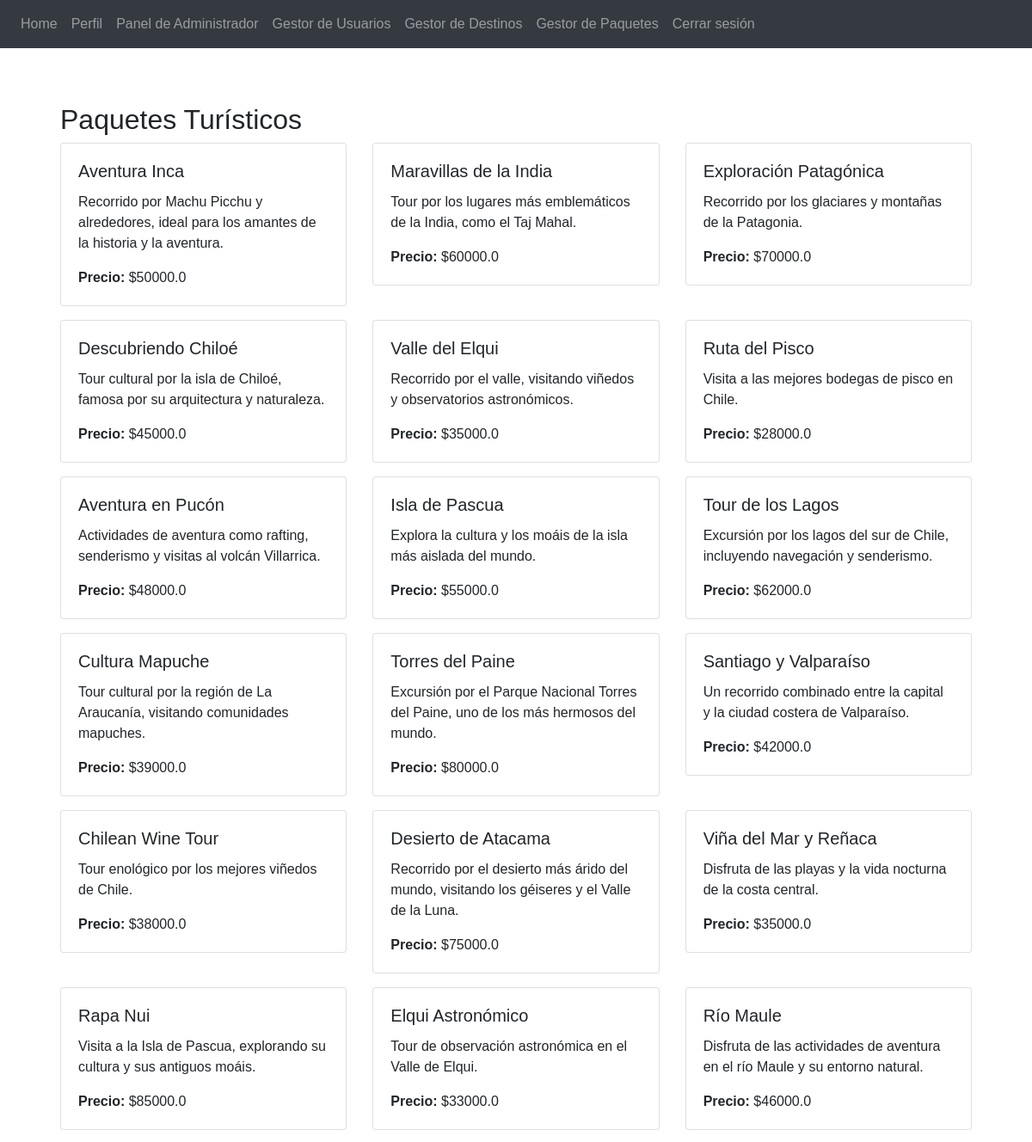
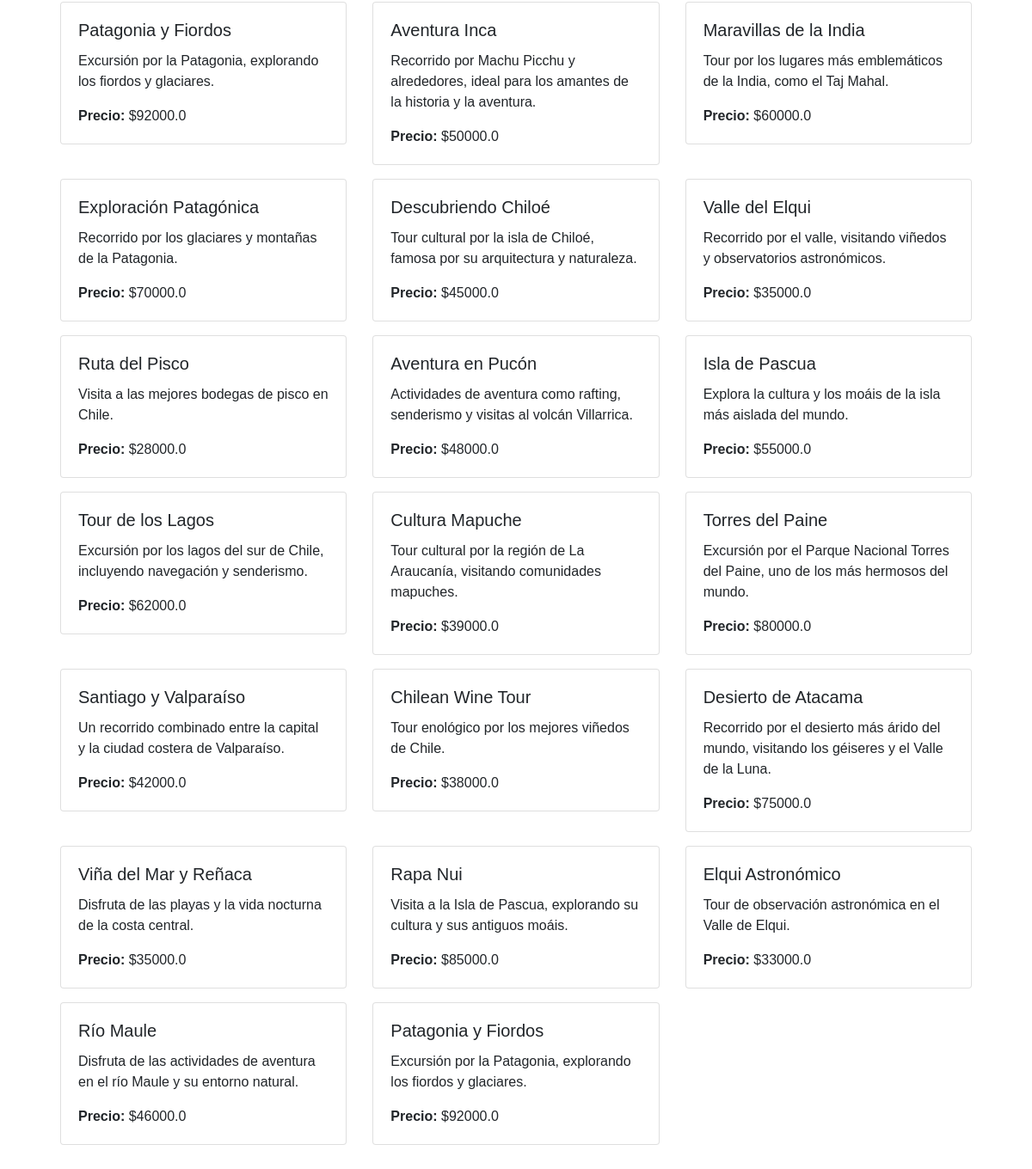
The app's page /reserve/packages (signed in), older data (2 pictures, top to bottom).
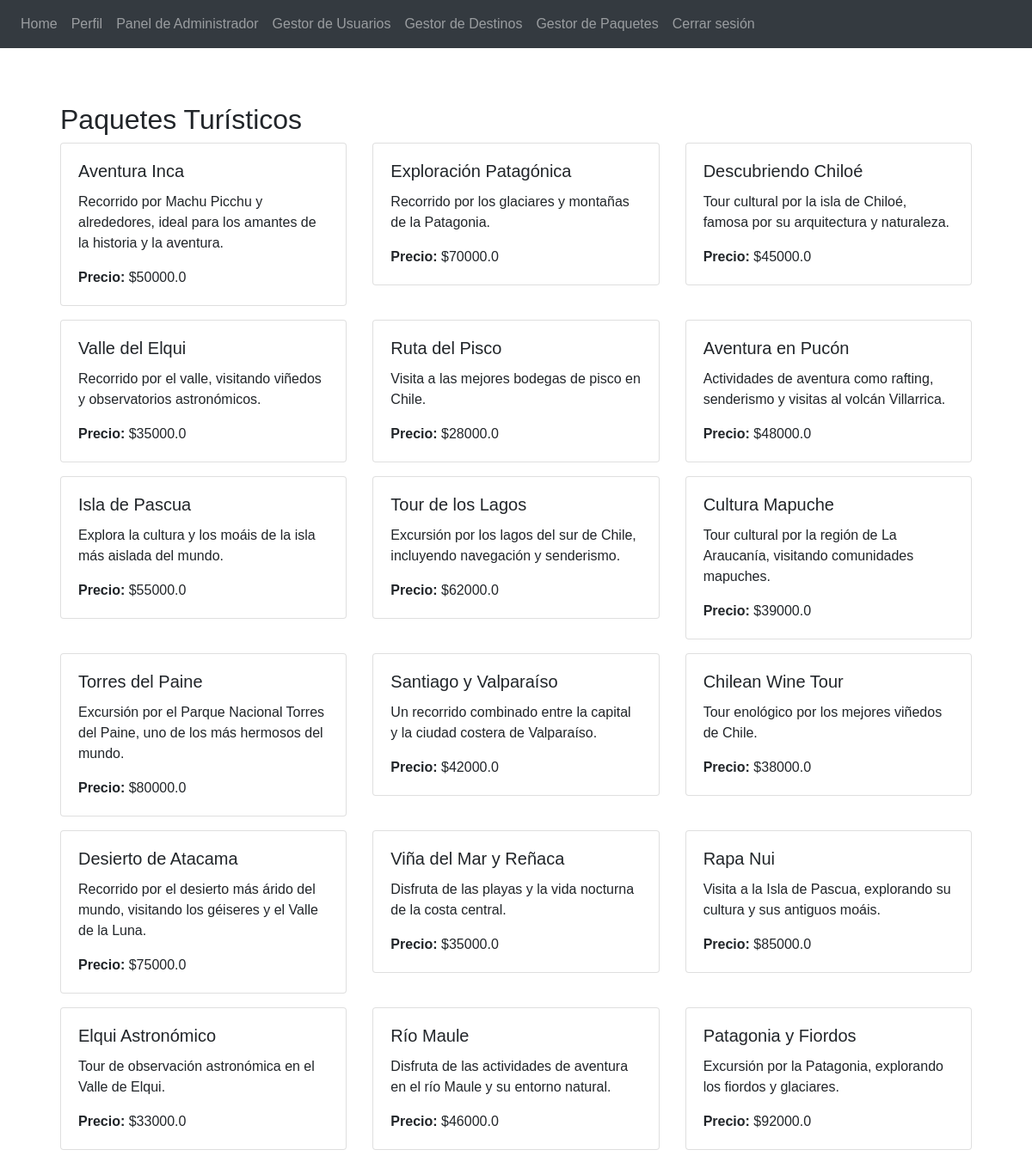
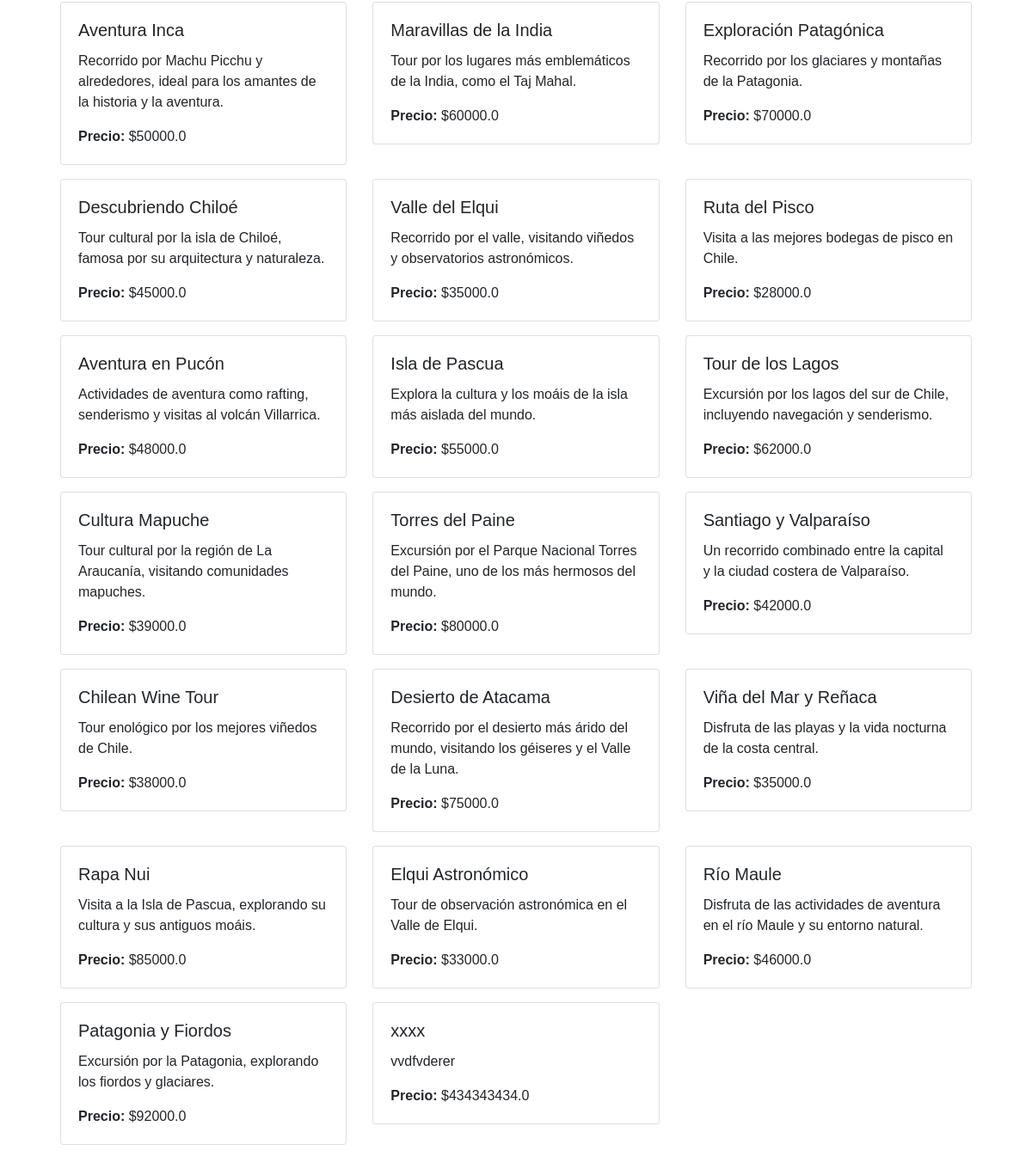
The same page, newer data (2 pictures, top to bottom).
### app/travel/models.py (models this page shows, shortened)
class Package(db.Model):
    __tablename__ = 'packages'
    id = db.Column(db.Integer, primary_key=True)
    name = db.Column(db.String(100), nullable=False)
    description = db.Column(db.Text, nullable=False)
    price = db.Column(db.Float, nullable=False)
    available_from = db.Column(db.Date, nullable=False)
    available_to = db.Column(db.Date, nullable=False)
    reservations = db.relationship('Reservation', backref='package_related', lazy=True)
    destinations = db.relationship('Destination', secondary=package_destinations, backref=db.backref('packages', lazy='dynamic'))

### app/travel/routes.py (the view)
@travel.route('/packages')
@login_required
def packages():
    packages = Package.query.all()
    return render_template('travel/packages.html', packages=packages)

### app/auth/models.py (called while the page is built)
    def is_admin(self):
        return self.role == 'admin'

### app/templates/travel/packages.html
{% extends "base.html" %}
{% block content %}
<div class="container mt-4">
    <h2>Paquetes Turísticos</h2>
    <div class="row">
        {% for package in packages %}
        <div class="col-md-4">
            <div class="card mb-3">
                <div class="card-body">
                    <h5 class="card-title">{{ package.name }}</h5>
                    <p class="card-text">{{ package.description }}</p>
                    <p class="card-text"><strong>Precio:</strong> ${{ package.price }}</p>
                </div>
            </div>
        </div>
        {% endfor %}
    </div>
</div>
{% endblock %}

### app/templates/base.html (shortened to what this page needs)
<!DOCTYPE html>
<html lang="es">
  <head>
    <link
      rel="stylesheet"
      href="https://stackpath.bootstrapcdn.com/bootstrap/4.4.1/css/bootstrap.min.css"
    />
    <link
      rel="stylesheet"
      href="https://stackpath.bootstrapcdn.com/font-awesome/4.7.0/css/font-awesome.min.css"
    />
  </head>
  <body>
    <nav class="navbar navbar-expand-lg navbar-dark bg-dark">
      <div class="collapse navbar-collapse" id="navbar">
        <div class="navbar-nav">
          <a class="nav-item nav-link" id="home" href="{{ url_for('travel.home') }}">Home</a>
          {% if current_user.is_authenticated %}
            {% if current_user.is_admin() %}
              <a class="nav-item nav-link" id="profile" href="{{ url_for('auth.profile') }}">Perfil</a>
              <a class="nav-item nav-link" id="admin" href="{{ url_for('admin.dashboard') }}">Panel de Administrador</a>
              <a class="nav-item nav-link" id="users" href="{{ url_for('admin.users') }}">Gestor de Usuarios</a>
              <a class="nav-item nav-link" id="destinations" href="{{ url_for('admin.manage_destinations') }}">Gestor de Destinos</a>
              <a class="nav-item nav-link" id="packages" href="{{ url_for('admin.manage_packages') }}">Gestor de Paquetes</a>
            {% endif %}
            <a class="nav-item nav-link" id="logout" href="{{ url_for('auth.logout') }}">Cerrar sesión</a>
          {% else %}
            <a class="nav-item nav-link" id="login" href="{{ url_for('auth.login') }}">Entrar</a>
            <a class="nav-item nav-link" id="signUp" href="{{ url_for('auth.register') }}">Registrarse</a>
          {% endif %}
        </div>
      </div>
    </nav>
    <div class="container">
      {% block content %} {% endblock %}
    </div>
  </body>
</html>

Row changes from the older to the newer data that the page shows:
removed Package: name "Maravillas de la India", description "Tour por los lugares más emblemáticos de la India, como el Taj Mahal.", price "60000.0"
added Package: name "xxxx", description "vvdfvderer", price "434343434.0"
